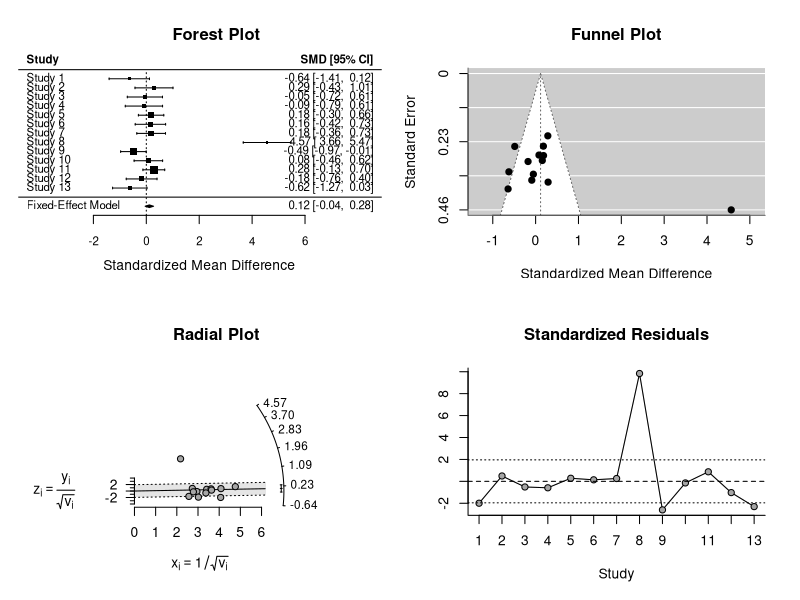

The R script that drew this image:
## ---- chunk 1
dat <- structure(list(study = structure(c(11L, 8L, 7L, 12L, 13L, 4L,
5L, 1L, 10L, 3L, 6L, 9L, 2L), .Label = c("Study A, 2012",
"Study B, 2013", "Study C, 2013", "Study D, 2010",
"Study E, 2012", "Study F, 2013", "Study G, 2006",
"Study H, 2005", "Study I, 2013", "Study L, 2012",
"Study M, 2003", "Study N, 2007", "Study P, 2007"
), class = "factor"), c_pre_mean = c(4.9, 15.18, 19.01, 5.1,
16.5, 27.35, 18.1, 2.4, 14.23, 0.08, 21.26, 21.5, 21.73), c_pre_sd = c(2.6,
2.21, 7.1, 1.5, 7.2, 13.92, 5.4, 0.13, 4.89, 0.94, 7.65, 5.22,
8.43), c_post_mean = c(6.1, 13.98, 18.5, 4.53, 15.9, 23, 16.9,
2.2, 16.58, -0.02, 16, 16.84, 23.54), c_post_sd = c(2.06, 3.24,
7, 2.06, 6.8, 12.06, 3.8, 0.13, 6.35, 0.88, 4.69, 4.64, 6.74),
    c_sample = c(14, 13, 19, 15, 34, 20, 24, 35, 31, 26, 49,
    21, 22), e_pre_mean = c(4.6, 13.81, 19.9, 5.3, 18.7, 22.71,
    19.2, 2.7, 15.97, -0.22, 20.9, 20.43, 21.94), e_pre_sd = c(2.1,
    6.64, 8.1, 2.9, 7.3, 7.82, 4.1, 0.13, 6.73, 0.93, 5.18, 4.87,
    7.02), e_post_mean = c(4.64, 15.86, 18.1, 4.33, 17.2, 24.89,
    17.6, 2.8, 13.6, 0.06, 17.41, 16.05, 19.29), e_post_sd = c(2.34,
    7.76, 7.8, 2.26, 7.4, 11.89, 3.7, 0.13, 5.79, 1.12, 5.16,
    4.17, 6.58), e_sample = c(14, 18, 16, 16, 33, 28, 29, 36,
    38, 27, 43, 25, 17), ri = c(.70,
.70,.70,.70,.70,.70,.70,.70,.70,.70,.70,.70,.70)), .Names = c("study",
"c_pre_mean", "c_pre_sd",
"c_post_mean", "c_post_sd", "c_sample", "e_pre_mean", "e_pre_sd",
"e_post_mean", "e_post_sd", "e_sample", "ri"), class = "data.frame",
row.names = c(NA,
-13L))

### check the data

dim(dat)
head(dat)
str(dat)

## ---- chunk 2
library(metafor)
## ---- chunk 3
datT <- escalc(measure="SMD", m1i=e_post_mean, sd1i=e_post_sd,
n1i=e_sample, m2i=c_post_mean, sd2i=c_post_sd, n2i=c_sample, vtype="UB",
data=dat, append=TRUE)
## ---- chunk 4
yi <- datT$yi
yi
vi <- datT$vi
vi
## ---- chunk 5
model.FE <- rma(yi, vi, method="FE", digits=2)
summary(model.FE)
## ---- chunk 6
plot(model.FE)
